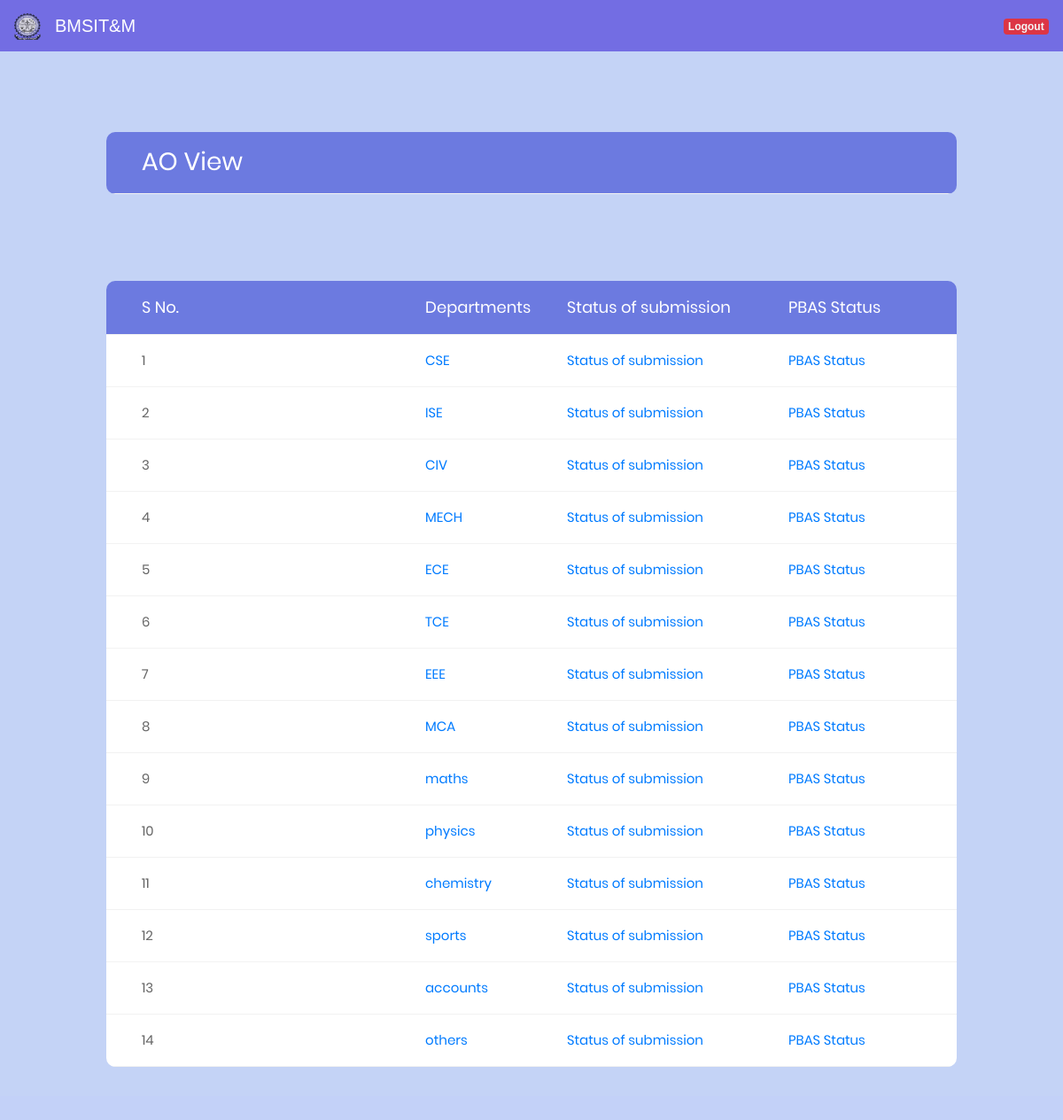
The app's page /ao_first/ (signed in) with its own data.
### facform1/models.py (models this page shows, shortened)
class Department(models.Model):
	name = models.CharField(max_length=20, blank=True, null=True)

### facform1/views.py (the view)
# urls.py: url(r'^ao_first/', views.ao_first,name="ao_first"),
@login_required
def ao_first(request):
	if request.user.is_ao():
		dept = Department.objects.all()
		context = {'dept':dept}
		return render(request,'ao_first.html',context=context)
	else:
		return HttpResponseRedirect('/invalid')

### facform1/models.py (called while the page is built)
	def __str__(self):
		return self.name

	def is_ao(self):
		faculty = Designation.objects.get(name="AO")
		faculty1 = str(faculty)
		faculty2 = str(self.designation.name)
		if faculty1 == faculty2:
			return True
		return False

### templates/ao_first.html (shortened to what this page needs)
<!DOCTYPE html>
{% load staticfiles %}
<html lang="en">
<head>
	<link rel="stylesheet" type="text/css" href="{% static "vendor/bootstrap/css/bootstrap.min.css" %}">
	<link rel="stylesheet" type="text/css" href="{% static "fonts/font-awesome-4.7.0/css/font-awesome.min.css" %}">
	<link rel="stylesheet" type="text/css" href="{% static "vendor/animate/animate.css" %}">
	<link rel="stylesheet" type="text/css" href="{% static "vendor/select2/select2.min.css" %}">
	<link rel="stylesheet" type="text/css" href="{% static "vendor/perfect-scrollbar/perfect-scrollbar.css" %}">
	<link rel="stylesheet" type="text/css" href="{% static "css/util.css" %}">
	<link rel="stylesheet" type="text/css" href="{% static "css/main1.css" %}">
</head>
<body style="background:#c3d1f8">
	{% include 'partials/nav_primary.html' %}
	<div style="margin-top:-18%;" class="limiter">
		<div class="container-table100">
			<div class="wrap-table100">
					<div class="table">
						<div class="row header">
							<div class="cell">
								<h3>AO View</h3>
							</div>
						</div>
					</div>
						</div>
							</div>
						</div>
	<div style="margin-top:-25%;" class="limiter">
		<div class="container-table100">
			<div class="wrap-table100">
					<div class="table">
						<div class="row header">
							<div class="cell">
								S No.
							</div>
							<div class="cell">
								Departments
							</div>
							<div class="cell">
								Status of submission
							</div>
							<div class="cell">
							PBAS Status
							</div>
						</div>
            {% for dept in dept %}
	           <div class="row" onclick="location.href='/ao_display/{{dept.name}}'">
							<div class="cell" data-title="S no.">
                {{ forloop.counter }}
              </div>
							<div class="cell" data-title="Department">
                <a class="" href="" value="{dept.name}">{{dept.name}}</a>
							</div>
							<div class="cell" data-title="Department">
                <a class="" href="/ao_display/{{dept.name}}" value="{dept.name}">Status of submission</a>
							</div>
							<div class="cell" data-title="Department">
                <a class="" href="/ao_approved/{{dept.name}}" value="{dept.name}">PBAS Status</a>
							</div>
						</div>
            {% endfor %}
					</div>
			</div>
		</div>
	</div>
</body>
</html>

### static/css/main1.css (style rules this page uses)
* { margin: 0px; padding: 0px; box-sizing: border-box; }
body, html { height: 100%; font-family: sans-serif; }
a { margin: 0px; transition: all 0.4s; -webkit-transition: all 0.4s; -o-transition: all 0.4s; -moz-transition: all 0.4s; }
h1,h2,h3,h4,h5,h6 { margin: 0px; }
.limiter { width: 100%; margin: 0 auto; }
.container-table100 { width: 100%; min-height: 100vh; background: #c4d3f6; display: -webkit-box; display: -webkit-flex; display: -moz-box; display: -ms-flexbox; display: flex; align-items: center; justify-content: center; flex-wrap: wrap; padding: 33px 30px; }
.wrap-table100 { width: 960px; border-radius: 10px; overflow: hidden; }
.table { width: 100%; display: table; margin: 0; }
.row { display: table-row; background: #fff; }
.row.header { color: #ffffff; background: #6c7ae0; }
.cell { display: table-cell; }
.row .cell { font-family: Poppins-Regular; font-size: 15px; color: #666666; line-height: 1.2; font-weight: unset !important; padding-top: 20px; padding-bottom: 20px; border-bottom: 1px solid #f2f2f2; }
.row.header .cell { font-family: Poppins-Regular; font-size: 18px; color: #fff; line-height: 1.2; font-weight: unset !important; padding-top: 19px; padding-bottom: 19px; }
.row .cell:nth-child(1) { width: 360px; padding-left: 40px; }
.row .cell:nth-child(2) { width: 160px; }
.row .cell:nth-child(3) { width: 250px; }
.row .cell:nth-child(4) { width: 190px; }
.table, .row { width: 100% !important; }

### records on screen
Department: name "CSE"
Department: name "ISE"
Department: name "CIV"
Department: name "MECH"
Department: name "ECE"
Department: name "TCE"
Department: name "EEE"
Department: name "MCA"
Department: name "maths"
Department: name "physics"
Department: name "chemistry"
Department: name "sports"
Department: name "accounts"
Department: name "others"
